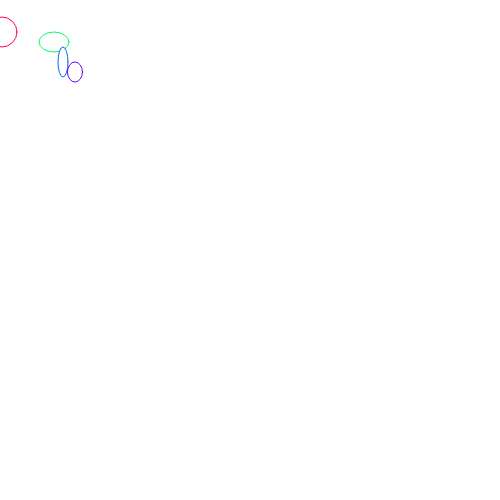
Frame 1 (no input)
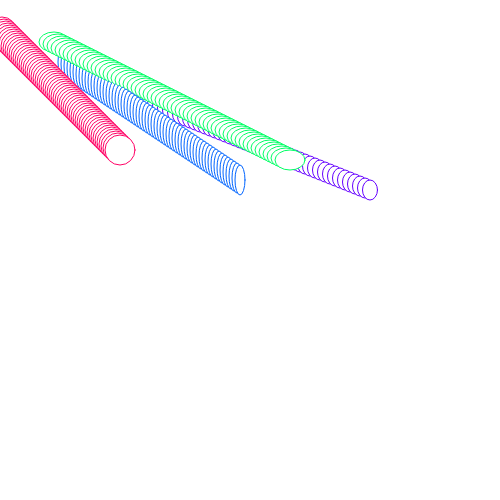
Frame 60 (no input)
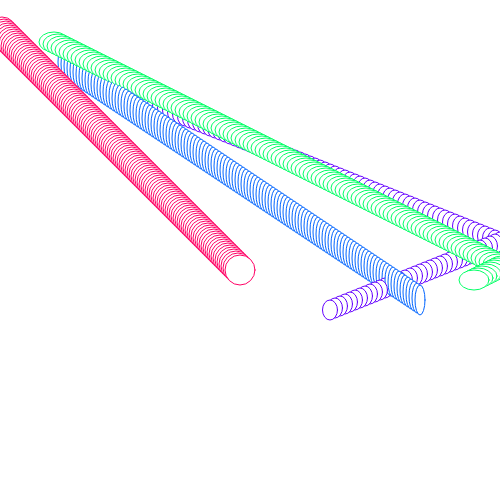
Frame 120 (the mouse pressed at the canvas centre since frame 60)

The p5.js sketch that drew these frames (run headless with seeded random() and noise() and a simulated clock; from frame 60 on, the mouse is pressed at the canvas centre):

// p5.js sketch
// ── sketch.js
var xPos;
var velocity; 
var yPos;
var yVelocity;
var myObject;
var myBallTwo;
var myBallThree;
var sizeOne;
var sizeTwo;

function setup(){
	createCanvas(500,500);
	myObject = new Ball(0,30,2,2,30,30);
	myball = new Ball(50,40,4,2,30,20);
	myBallTwo = new Ball(60,60,3,2,10,30);
	myBallThree = new Ball(70, 70,5,2,15,20);

}
function draw(){

	push();
	stroke(255,0,100);
	//fill(255,0,200);
	myObject.animate();
	myObject.display();

	pop();
	push();
	stroke(0,255,100);
	myball.animate();
	myball.display();
	pop();
	push();
	stroke(0,100,255);
	myBallTwo.animate();
	myBallTwo.display();
	pop();
	push();
	stroke(100,0,255);
	myBallThree.animate();
	myBallThree.display();
	pop();

	
}
/* function TestClass(xVal,yVal){
	this.x= xVal;
	this.y= yVal;

	this.show = function(){

		ellipse(this.x,this.y,30,30);
	}
};
function animate(){
	//ellipse(xPos,xPos,100,100);
	xPos=xPos+velocity;

	if (xPos >= width){
		xPos=-xPos;
		velocity=velocity*xPos;
	}
}
*/
function Ball (xPos,yPos,velocity,yVelocity,sizeOne,sizeTwo){
	this.x =xPos;
	this.y = yPos;
	this.velocity =  velocity;
	this.yVelocity= yVelocity;
	this.sizeOne= sizeOne;
	this.sizeTwo= sizeTwo;

	this.animate = function(){
		this.x += this.velocity;
		if (this.x >= width || this.x<=0){
			this.velocity = -this.velocity;
		}	
		this.y+=this.yVelocity;
		if (this.y>= height || this.y<=0)
			this.yVelocity = -this.yVelocity;
	}
	this.display = function(){
		ellipse(this.x,this.y,this.sizeOne,this.sizeTwo);
	
	}





};
